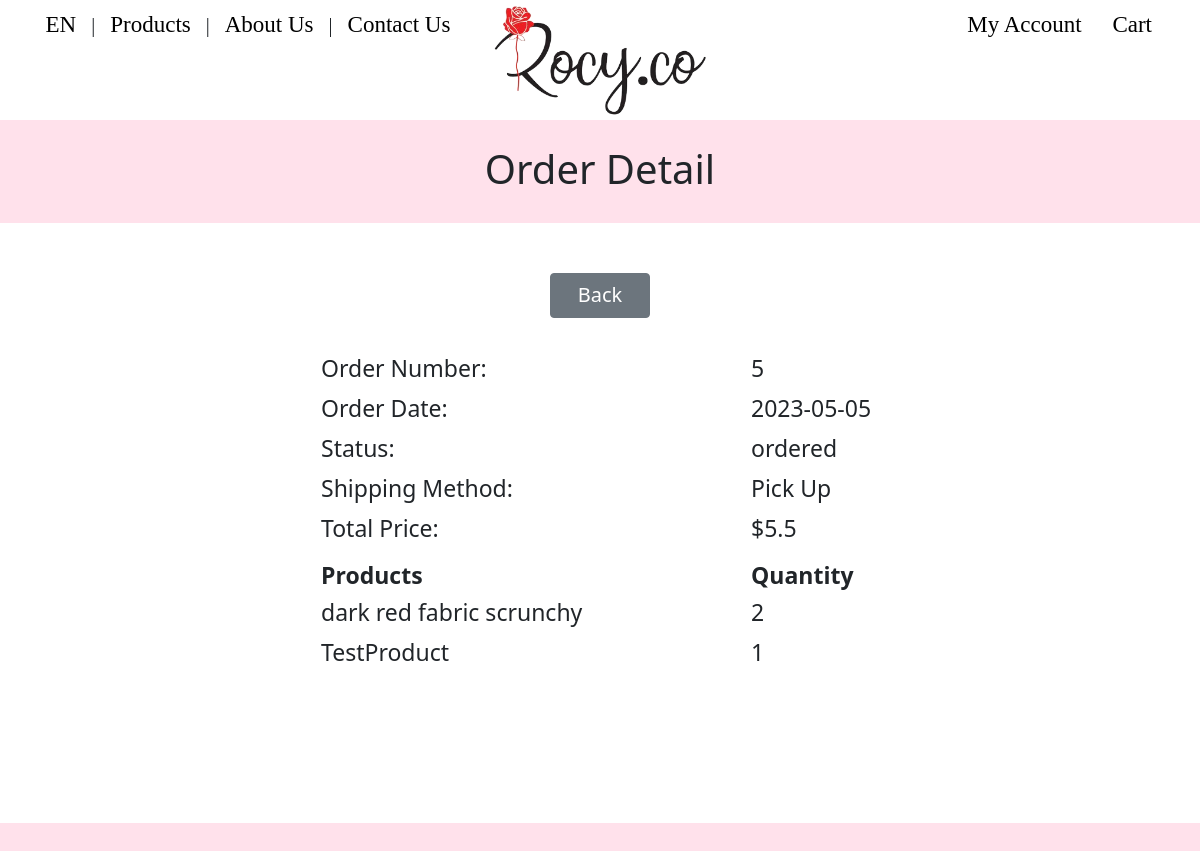
The page /MyAccount/orderDetail/5 (signed in) on the database its author committed.
### tables this page shows
CREATE TABLE `order` (
  `order_id` int(5) NOT NULL,
  `user_id` int(4) NOT NULL,
  `order_date` date NOT NULL DEFAULT current_timestamp(),
  `status` enum('cart','ordered','finished') DEFAULT NULL,
  `total_price` float NOT NULL,
  `isDelivery` tinyint(1) NOT NULL
);

CREATE TABLE `detail` (
  `detail_id` int(5) NOT NULL,
  `order_id` int(5) NOT NULL,
  `product_id` int(5) NOT NULL,
  `unit_price` float NOT NULL,
  `quantity` int(3) NOT NULL
);

CREATE TABLE `product` (
  `product_id` int(5) NOT NULL,
  `category_id` int(2) NOT NULL,
  `product_name` varchar(100) NOT NULL,
  `image` varchar(72) NOT NULL,
  `sellingPrice` float NOT NULL,
  `description` varchar(128) NOT NULL,
  `quantity` int(3) NOT NULL
);

### app/core/Controller.php (called while the page is built, shortened)
<?php
class Controller{
	function view($name, $data = []){
		include('app/views/' . $name . '.php');
	}
}

### app/controllers/MyAccount.php (called while the page is built, shortened)
<?php
class MyAccount extends \app\core\Controller{
	function orderDetail($order_id) {
		$order = new \app\models\Order();
		$order = $order->getByOrderId($order_id);
		$detail = new \app\models\OrderDetail();
		$detail = $detail->getProductsByOrderId($order_id);
		$this->view('MyAccount/orderDetail', ['order'=>$order, 'detail'=>$detail]);
	}
}

### app/core/App.php (called while the page is built, shortened)
<?php
class App{
	function __construct(){
		$request = $this->parseUrl($_GET['url'] ?? '');
		$method = 'index';
		if(file_exists('app/controllers/' . $request[0] . '.php'))
		{
			unset($request[0]);
		}
		$controller = new $controller;
		if(isset($request[1]) && method_exists($controller, $request[1])){
			$method = $request[1];
			unset($request[1]);
		}
		$params = array_values($request);
		call_user_func_array([$controller, $method], $params);
	}
	function parseUrl($url){
		return explode('/', trim($url, '/'));
	}
}

### index.php (called while the page is built, shortened)
<?php
new app\core\App;

### app/models/Order.php (called while the page is built, shortened)
<?php
class Order extends \app\core\Model{
	public function getByOrderId($order_id){
		$SQL = "SELECT * FROM `order` WHERE order_id=:order_id";
		$STH = self::$connection->prepare($SQL);
		$data = ['order_id'=>$order_id];
		$STH->execute($data);
		$STH->setFetchMode(\PDO::FETCH_CLASS, 'app\\models\\Order');
		return $STH->fetch();
	}
}

### app/core/Model.php (called while the page is built, shortened)
<?php
class Model{
	public static ?PDO $connection = null;
	public function __construct(){
		if(self::$connection == null){
			$env = \Dotenv\Dotenv::createImmutable(getcwd());
			$host = $_ENV['db_host'];
			$dbname = $_ENV['db_name'];
			$user = $_ENV['db_user'];
			$pass = $_ENV['db_pass'];
			$charset = $_ENV['db_charset'];
			try {
				$options = [
					PDO::ATTR_ERRMODE => PDO::ERRMODE_EXCEPTION,
					PDO::ATTR_DEFAULT_FETCH_MODE => PDO::FETCH_CLASS,
					PDO::ATTR_EMULATE_PREPARES => false
				];
				self::$connection = new PDO("mysql:host=$host;dbname=$dbname;charset=$charset", $user, $pass, $options);
				self::$connection->query("SET NAMES $charset");
			}
			catch(PDOException $e) {
				echo $e->getMessage();
			}
		}
	}
}

### app/models/OrderDetail.php (called while the page is built, shortened)
<?php
class OrderDetail extends \app\core\Model{
    public function getProductsByOrderId($order_id){
        $SQL = "SELECT d.*, p.product_name, p.sellingPrice
                FROM detail d JOIN product p
                ON d.product_id = p.product_id
                WHERE order_id=:order_id";
        $STH = self::$connection->prepare($SQL);
        $data = ['order_id'=>$order_id];
        $STH->execute($data);
        $STH->setFetchMode(\PDO::FETCH_CLASS, 'app\\models\\OrderDetail');
        return $STH->fetchAll();
    }
}

### app/views/MyAccount/orderDetail.php (the view, shortened to what this page needs)
<link rel="stylesheet" type="text/css" href="/resources/styles/pageContent.css">
<link rel="stylesheet" type="text/css" href="/resources/styles/orderDetail.css">
<?php $this->view('shared/navBar');
$order = $data['order'];
$detail = $data['detail'];
?>
<h1 class='pageTitle'><?=_('Order Detail')?></h1>
<div class='content'>
    <a class="btn btn-secondary" href="/MyAccount/myOrders">Back</a>
    <div class='detail'>
        <table class='order'>
            <tr>
                <td class='left'><?=_('Order Number')?>:</td>
                <td class='right'><?=$order->order_id?></td>
            </tr>
            <tr>
                <td class='left'><?=_('Order Date')?>:</td>
                <td class='right'><?=$order->order_date?></td>
            </tr>
            <tr>
                <td class='left'><?=_('Status')?>:</td>
                <td class='right'><?=$order->status?></td>
            </tr>
            <tr>
                <td class='left'><?=_('Shipping Method')?>:</td>
                <td class='right'><?=$order->isDelivery ? _('Delivery') : _('Pick Up')?></td>
            </tr>
            <tr>
                <td class='left'><?=_('Total Price')?>:</td>
                <td class='right'>$<?=$order->total_price?></td>
            </tr>
            <tr>
                <th class='left'><label><?=_('Products')?></label></th>
                <th class='right'><label><?=_('Quantity')?></label></th>
            </tr>
            <?php foreach($detail as $product) {
                echo "<tr><td id='name' class='left'>$product->product_name</td>";
                echo "<td class='right'>$product->quantity</td></tr>";
            }
            ?>
        </table>
    </div>
</div>

### resources/styles/pageContent.css (style rules this page uses)
.content { margin-left: auto; margin-right: auto; min-width: 1200px; width: 90%; height: auto; min-height: 600px; padding-top: 50px; padding-bottom: 50px; overflow: auto; background-color: white; justify-content: space-between; overflow-y: hidden; overflow-x: hidden; }
.pageTitle { min-width: 1200px; padding-top: 25px; padding-bottom: 70px; height: 50px; text-align: center; font-size: 40px; }

### resources/styles/orderDetail.css (style rules this page uses)
.content a { display: block; margin: 0 auto; text-align: center; width: 100px; height: 40px; }
.content a { font-size: 20px; height: 45px }
.detail { margin: 30px; }
table { margin: auto; border-collapse: separate; border-spacing: 30px; max-width: 550px; min-width: 550px; font-size: 23px; }
.left { min-width: 430px; max-width: 430px; }
.right { min-width: 130px; max-width: 130px; }
table tr { height: 40px; margin: 10px; }
label { margin-top: 10px; }

### resources/styles/default.css (style rules this page uses)
body { margin: 0px; padding: 0px; background-repeat: no-repeat; background: fixed; background: #FFE1EB; background-size: cover; }

### resources/styles/navBar.css (style rules this page uses)
a { text-decoration: none; color: black; }

### rows shown on the page
order: order_id "5", order_date "2023-05-05", status "ordered", total_price "5.5"
detail: product.product_name "dark red fabric scrunchy", quantity "2"
detail: product.product_name "TestProduct", quantity "1"

### other values the page prints
_('Order Detail') "Order Detail"
_('Order Number') "Order Number"
_('Order Date') "Order Date"
_('Status') "Status"
_('Shipping Method') "Shipping Method"
_('Pick Up') "Pick Up"
_('Total Price') "Total Price"
_('Products') "Products"
_('Quantity') "Quantity"
